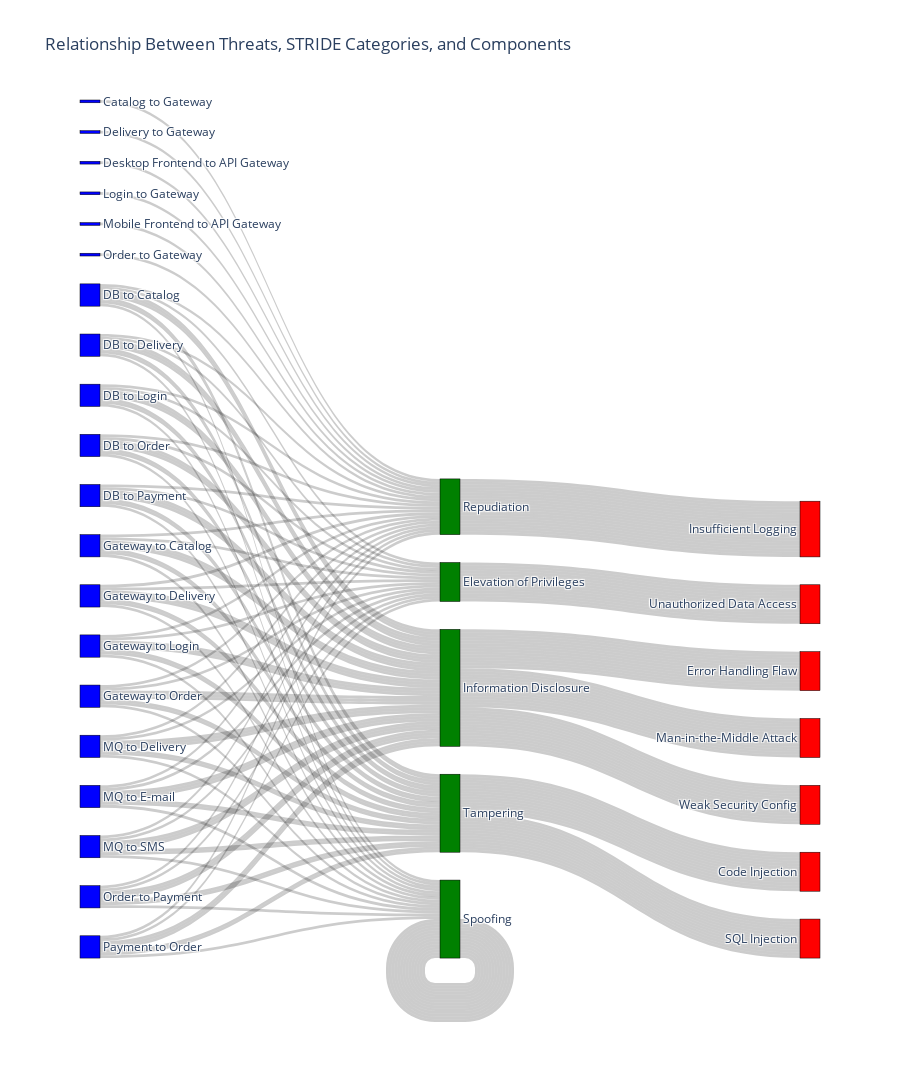

The notebook cell this image was saved under:
### Code cell
import plotly.graph_objects as go

nodes = list(df['Interaction Name'].unique()) + list(df['Category'].unique()) + list(df['Summary abbv'].unique())

# Define links
links = []
for i, row in df.iterrows():
    links.append({
        'source': row['Interaction Name'],
        'target': row['Category'],
        'value': 1
    })
    links.append({
        'source': row['Category'],
        'target': row['Summary abbv'],
        'value': 1
    })

# Create Sankey diagram
fig = go.Figure(data=[go.Sankey(
    node=dict(
        pad=15,
        thickness=20,
        line=dict(color="black", width=0.5),
        label=nodes,
        color=['blue']*len(df['Interaction Name'].unique()) + ['green']*len(df['Category'].unique()) + ['red']*len(df['Summary abbv'].unique())
    ),
    link=dict(
        source=[nodes.index(link['source']) for link in links],
        target=[nodes.index(link['target']) for link in links],
        value=[link['value'] for link in links],
    )
)])

# Update layout
fig.update_layout(title_text="Relationship Between Threats, STRIDE Categories, and Components", height=1200)

# Show plot
fig.show()

### Figure 1 — Plotly figure (JSON) as saved in the notebook; plotly's stock layout.template omitted (floating-point values rounded to 4 significant figures; data arrays with more than 128 entries replaced by an {"elided": "..."} marker saying what was removed)
{"data": [{"link": {"source": {"elided": "236 int values"}, "target": {"elided": "236 int values"}, "value": {"elided": "236 int values"}}, "node": {"color": ["blue", "blue", "blue", "blue", "blue", "blue", "blue", "blue", "blue", "blue", "blue", "blue", "blue", "blue", "blue", "blue", "blue", "blue", "blue", "blue", "green", "green", "green", "green", "green", "red", "red", "red", "red", "red", "red", "red", "red"], "label": ["Catalog to Gateway", "DB to Catalog", "DB to Delivery", "DB to Login", "DB to Order", "DB to Payment", "Delivery to Gateway", "Desktop Frontend to API Gateway", "Gateway to Catalog", "Gateway to Delivery", "Gateway to Login", "Gateway to Order", "Login to Gateway", "Mobile Frontend to API Gateway", "MQ to Delivery", "MQ to E-mail", "MQ to SMS", "Order to Gateway", "Order to Payment", "Payment to Order", "Repudiation", "Elevation of Privileges", "Information Disclosure", "Spoofing", "Tampering", "Insufficient Logging", "Unauthorized Data Access", "Error Handling Flaw", "Man-in-the-Middle Attack", "Weak Security Config", "Spoofing", "Code Injection", "SQL Injection"], "line": {"color": "black", "width": 0.5}, "pad": 15, "thickness": 20}, "type": "sankey"}], "layout": {"height": 1200, "title": {"text": "Relationship Between Threats, STRIDE Categories, and Components"}}}
